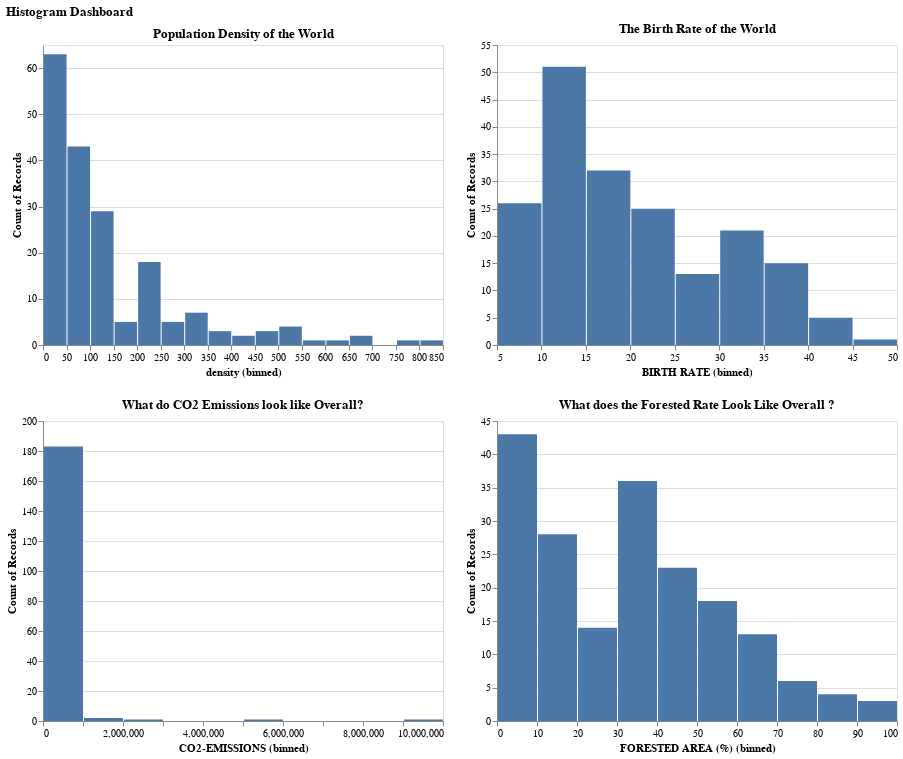

The notebook cell this image was saved under:
### Code cell
alt.vconcat(
    alt.hconcat(density_hist.properties(width=400, height=300), 
                birth_rate_hist.properties(width=400, height=300)),
    alt.hconcat(
        co2_hist.properties(width=400, height=300),
        fort_hist.properties(width=400, height=300)  # Set width and height as needed
    ),
    title='Histogram Dashboard'
).resolve_legend(
    color='independent'
).configure_axis(
    labelAngle=0
)

### Figure 1 — Vega-Lite specification as saved in the notebook (floating-point values rounded to 4 significant figures; data arrays with more than 128 entries replaced by an {"elided": "..."} marker saying what was removed)
{"config": {"view": {"continuousWidth": 300, "continuousHeight": 300}, "axis": {"labelAngle": 0}}, "vconcat": [{"hconcat": [{"mark": {"type": "bar"}, "encoding": {"x": {"bin": {"maxbins": 20}, "field": "density", "type": "quantitative"}, "y": {"aggregate": "count", "type": "quantitative"}}, "height": 300, "title": "Population Density of the World", "width": 400}, {"mark": {"type": "bar"}, "encoding": {"x": {"bin": {"maxbins": 12}, "field": "BIRTH RATE", "type": "quantitative"}, "y": {"aggregate": "count", "type": "quantitative"}}, "height": 300, "title": "The Birth Rate of the World", "width": 400}]}, {"hconcat": [{"mark": {"type": "bar"}, "encoding": {"x": {"bin": {"maxbins": 12}, "field": "CO2-EMISSIONS", "type": "quantitative"}, "y": {"aggregate": "count", "type": "quantitative"}}, "height": 300, "title": "What do CO2 Emissions look like Overall?", "width": 400}, {"mark": {"type": "bar"}, "encoding": {"x": {"bin": {"maxbins": 12}, "field": "FORESTED AREA (%)", "type": "quantitative"}, "y": {"aggregate": "count", "type": "quantitative"}}, "height": 300, "title": "What does the Forested Rate Look Like Overall ?", "width": 400}]}], "data": {"name": "data-262f40a53c343d2d2614cd95f6703c32"}, "resolve": {"legend": {"color": "independent"}}, "title": "Histogram Dashboard", "$schema": "https://vega.github.io/schema/vega-lite/v5.8.0.json", "datasets": {"data-262f40a53c343d2d2614cd95f6703c32": {"elided": "195 records"}}}
